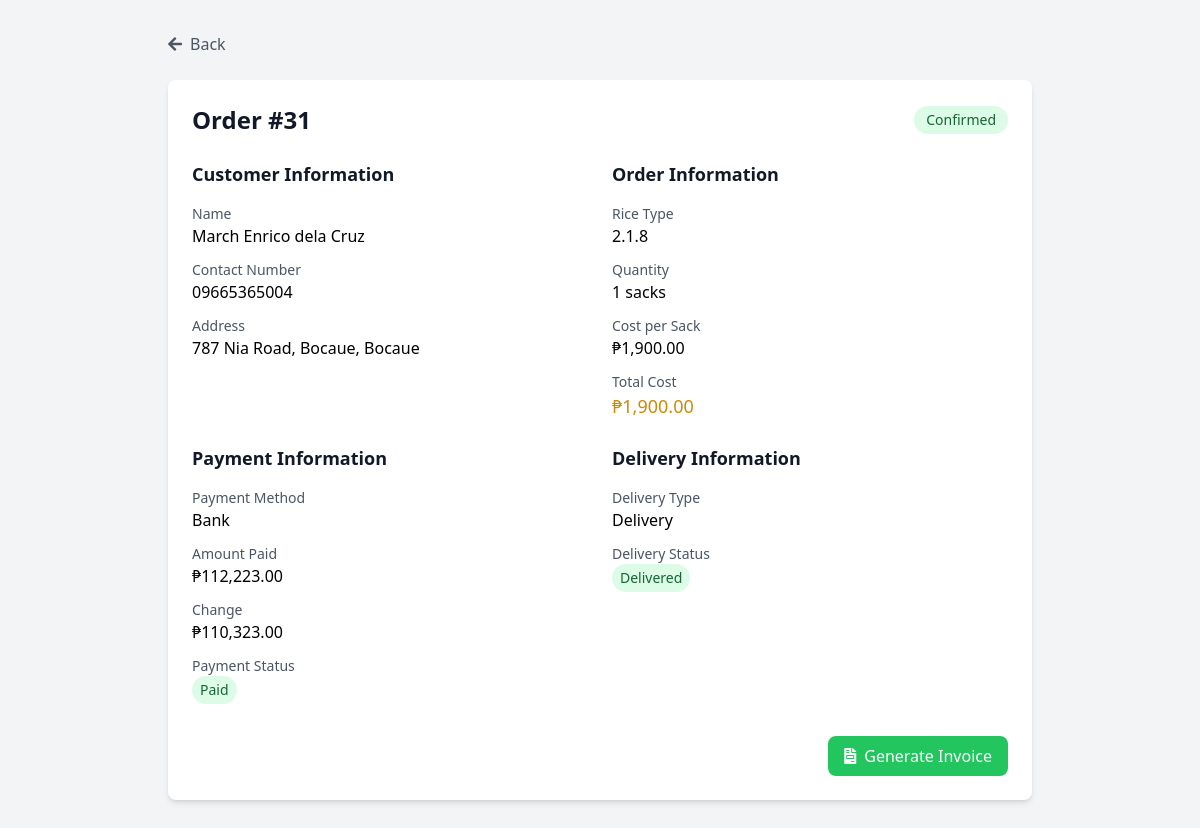
Page /view-order/31/ on the committed database.
### webapp/models.py (models this page shows, shortened)
class CustomerOrder(models.Model):
    STATUS_CHOICES = [
        ('pending', 'Pending'),
        ('approved', 'Approved'),
        ('rejected', 'Rejected'),
        ('cancelled', 'Cancelled')
    ]
    DELIVERY_CHOICES = [
        ('delivery', 'Delivery'),
        ('pickup', 'Pickup')
    ]
    PAYMENT_CHOICES = [
        ('cash', 'Cash'),
        ('gcash', 'GCash'),
        ('credit_card', 'Credit Card')
    ]
    order_id = models.AutoField(primary_key=True)
    customer = models.ForeignKey('Users', on_delete=models.PROTECT)
    rice_type = models.ForeignKey('Rice', on_delete=models.PROTECT)
    quantity = models.PositiveIntegerField()
    cost_per_sack = models.DecimalField(max_digits=10, decimal_places=2, default=Decimal('0.00'))
    discount = models.DecimalField(max_digits=5, decimal_places=2, default=Decimal('0.00'))  # e.g., 10.00 = 10%
    total_cost = models.DecimalField(max_digits=10, decimal_places=2, default=Decimal('0.00'))
    payment_method = models.CharField(max_length=20, choices=PAYMENT_CHOICES)
    amount_paid = models.DecimalField(max_digits=10, decimal_places=2, default=Decimal('0.00'))
    amount_change = models.DecimalField(max_digits=10, decimal_places=2, default=Decimal('0.00'))
    approval_status = models.CharField(max_length=20, choices=STATUS_CHOICES, default='Approved')
    delivery_type = models.CharField(max_length=20, choices=DELIVERY_CHOICES)
    delivery_status = models.CharField(max_length=20, default='pending')
    receiver_name = models.CharField(max_length=100, blank=True, null=True)
    receiver_mobile_number = models.CharField(max_length=15, blank=True, null=True)
    delivery_address = models.TextField()
    reference_code = models.CharField(max_length=100, unique=True, blank=True, null=True)
    created_at = models.DateTimeField(auto_now_add=True)
    updated_at = models.DateTimeField(auto_now=True)
    handled_by = models.ForeignKey(
        'Employee',
        null=True,
        on_delete=models.SET_NULL,
        related_name='orders_handled'
    )
    employee = models.ForeignKey(
        'Employee',
        on_delete=models.SET_NULL,
        null=True,
        blank=True,
        related_name='assigned_orders'
    )
    order_notes = models.TextField(blank=True, null=True)
    is_active = models.BooleanField(default=True)
    is_archived = models.BooleanField(default=False)
    class Meta:
        db_table = 'webapp_customerorder'
        indexes = [
            models.Index(fields=['customer', 'created_at']),
        ]

class Users(models.Model):
    UserID = models.AutoField(primary_key=True)
    name = models.OneToOneField(UserName, on_delete=models.CASCADE, related_name='user', null=True, blank=True)
    address = models.OneToOneField(UserAddress, on_delete=models.CASCADE, related_name='user', null=True, blank=True)
    Customer_Mobile_Number = models.CharField(max_length=20, blank=True, null=True)
    email = models.EmailField(max_length=254, blank=True, null=True)  # <-- Added field
    created_at = models.DateTimeField(auto_now_add=True)
    updated_at = models.DateTimeField(auto_now=True)
    class Meta:
        db_table = 'webapp_users'
        managed = True

class UserName(models.Model):
    first_name = models.CharField(max_length=50)
    middle_name = models.CharField(max_length=50, blank=True, null=True)
    suffix = models.CharField(max_length=20, blank=True, null=True)
    last_name = models.CharField(max_length=50)
    class Meta:
        db_table = 'user_name'

class UserAddress(models.Model):
    house_unit_number = models.CharField(max_length=50, blank=True, null=True)
    building_name = models.CharField(max_length=100, blank=True, null=True)
    street_name = models.CharField(max_length=100, blank=True, null=True)
    barangay = models.CharField(max_length=100, blank=True, null=True)
    city_municipality = models.CharField(max_length=100, blank=True, null=True)
    province = models.CharField(max_length=100, blank=True, null=True)
    zip_code = models.CharField(max_length=10, blank=True, null=True)
    class Meta:
        db_table = 'user_address'

class Rice(models.Model):
    riceID = models.AutoField(primary_key=True)
    rice_type = models.CharField(max_length=100, unique=True)
    description = models.TextField(blank=True, null=True)
    is_active = models.BooleanField(default=True)
    class Meta:
        db_table = 'Rice'

### webapp/views.py (the view)
# urls.py: path('view-order/<int:order_id>/', views.view_order, name='view_order'),
def view_order(request, order_id):
    try:
        order = CustomerOrder.objects.select_related(
            'customer__name',
            'rice_type',
            'employee'
        ).get(order_id=order_id)
        context = {
            'order': order,
            'title': f'Order #{order.order_id}',
        }
        return render(request, 'view_order.html', context)
    except CustomerOrder.DoesNotExist:
        messages.error(request, f'Order #{order_id} not found.')
        return redirect('dashboard')
    except Exception as e:
        messages.error(request, f'Error viewing order: {str(e)}')
        return redirect('dashboard')

### webapp/templates/view_order.html (shortened to what this page needs)
{% load humanize %}
<!DOCTYPE html>
<html lang="en">
<head>
    <script src="https://cdn.tailwindcss.com"></script>
    <link href="https://cdnjs.cloudflare.com/ajax/libs/font-awesome/5.15.3/css/all.min.css" rel="stylesheet">
</head>
<body class="bg-gray-100">
    <div class="max-w-4xl mx-auto py-8 px-4">
        <a href="javascript:history.back()" class="inline-flex items-center text-gray-600 hover:text-gray-800 mb-6">
            <i class="fas fa-arrow-left mr-2"></i>
            Back
        </a>
        <div class="bg-white rounded-lg shadow-md p-6">
            <div class="flex justify-between items-center mb-6">
                <h1 class="text-2xl font-bold text-gray-900">Order #{{ order.order_id }}</h1>
                <span class="px-3 py-1 rounded-full text-sm font-medium
                    {% if order.approval_status == 'confirmed' %}bg-green-100 text-green-800
                    {% elif order.approval_status == 'pending' %}bg-yellow-100 text-yellow-800
                    {% else %}bg-red-100 text-red-800{% endif %}">
                    {{ order.approval_status|title }}
                </span>
            </div>
            <div class="grid grid-cols-1 md:grid-cols-2 gap-6">
                <div>
                    <h2 class="text-lg font-semibold text-gray-900 mb-4">Customer Information</h2>
                    <div class="space-y-3">
                        <div>
                            <p class="text-sm text-gray-600">Name</p>
                            <p class="font-medium">{{ order.customer.name.first_name }} {{ order.customer.name.last_name }}</p>
                        </div>
                        {% if order.customer.Customer_Mobile_Number %}
                        <div>
                            <p class="text-sm text-gray-600">Contact Number</p>
                            <p class="font-medium">{{ order.customer.Customer_Mobile_Number }}</p>
                        </div>
                        {% endif %}
                        {% if order.customer.address %}
                        <div>
                            <p class="text-sm text-gray-600">Address</p>
                            <p class="font-medium">
                                {{ order.customer.address.house_unit_number }}
                                {{ order.customer.address.street_name }},
                                {{ order.customer.address.barangay }},
                                {{ order.customer.address.city_municipality }}
                            </p>
                        </div>
                        {% endif %}
                    </div>
                </div>
                <div>
                    <h2 class="text-lg font-semibold text-gray-900 mb-4">Order Information</h2>
                    <div class="space-y-3">
                        <div>
                            <p class="text-sm text-gray-600">Rice Type</p>
                            <p class="font-medium">{{ order.rice_type.rice_type }}</p>
                        </div>
                        <div>
                            <p class="text-sm text-gray-600">Quantity</p>
                            <p class="font-medium">{{ order.quantity }} sacks</p>
                        </div>
                        <div>
                            <p class="text-sm text-gray-600">Cost per Sack</p>
                            <p class="font-medium">₱{{ order.cost_per_sack|floatformat:2|intcomma }}</p>
                        </div>
                        <div>
                            <p class="text-sm text-gray-600">Total Cost</p>
                            <p class="font-medium text-lg text-yellow-600">₱{{ order.total_cost|floatformat:2|intcomma }}</p>
                        </div>
                    </div>
                </div>
                <div>
                    <h2 class="text-lg font-semibold text-gray-900 mb-4">Payment Information</h2>
                    <div class="space-y-3">
                        <div>
                            <p class="text-sm text-gray-600">Payment Method</p>
                            <p class="font-medium">{{ order.payment_method|title }}</p>
                        </div>
                        <div>
                            <p class="text-sm text-gray-600">Amount Paid</p>
                            <p class="font-medium">₱{{ order.amount_paid|floatformat:2|intcomma }}</p>
                        </div>
                        {% if order.amount_change %}
                        <div>
                            <p class="text-sm text-gray-600">Change</p>
                            <p class="font-medium">₱{{ order.amount_change|floatformat:2|intcomma }}</p>
                        </div>
                        {% endif %}
                        <div>
                            <p class="text-sm text-gray-600">Payment Status</p>
                            <span class="inline-flex px-2 py-1 text-sm font-medium rounded-full
                                {% if order.amount_paid >= order.total_cost %}bg-green-100 text-green-800
                                {% elif order.amount_paid > 0 %}bg-yellow-100 text-yellow-800
                                {% else %}bg-red-100 text-red-800{% endif %}">
                                {% if order.amount_paid >= order.total_cost %}Paid
                                {% elif order.amount_paid > 0 %}Partial
                                {% else %}Unpaid{% endif %}
                            </span>
                        </div>
                    </div>
                </div>
                <div>
                    <h2 class="text-lg font-semibold text-gray-900 mb-4">Delivery Information</h2>
                    <div class="space-y-3">
                        <div>
                            <p class="text-sm text-gray-600">Delivery Type</p>
                            <p class="font-medium">{{ order.delivery_type|title }}</p>
                        </div>
                        <div>
                            <p class="text-sm text-gray-600">Delivery Status</p>
                            <span class="inline-flex px-2 py-1 text-sm font-medium rounded-full
                                {% if order.delivery_status == 'delivered' %}bg-green-100 text-green-800
                                {% elif order.delivery_status == 'pending' %}bg-yellow-100 text-yellow-800
                                {% else %}bg-gray-100 text-gray-800{% endif %}">
                                {{ order.delivery_status|title }}
                            </span>
                        </div>
                    </div>
                </div>
            </div>
            <div class="mt-8 flex justify-end space-x-4">
                {% if order.approval_status != 'cancelled' %}
                <a href="{% url 'invoice' order.order_id %}"
                   class="inline-flex items-center px-4 py-2 bg-green-500 text-white rounded-lg hover:bg-green-600 transition-colors">
                    <i class="fas fa-file-invoice mr-2"></i>
                    Generate Invoice
                </a>
                {% endif %}
            </div>
        </div>
    </div>
</body>
</html>

### rows in the picture
CustomerOrder: order_id "31", approval_status "Confirmed", customer.name.first_name "March Enrico", customer.name.last_name "dela Cruz", customer.Customer_Mobile_Number "09665365004", customer.address.house_unit_number "787", customer.address.street_name "Nia Road", customer.address.barangay "Bocaue", customer.address.city_municipality "Bocaue", rice_type.rice_type "2.1.8", quantity "1", cost_per_sack "1,900.00", total_cost "1,900.00", payment_method "Bank", amount_paid "112,223.00", amount_change "110,323.00", delivery_type "Delivery", delivery_status "Delivered"
